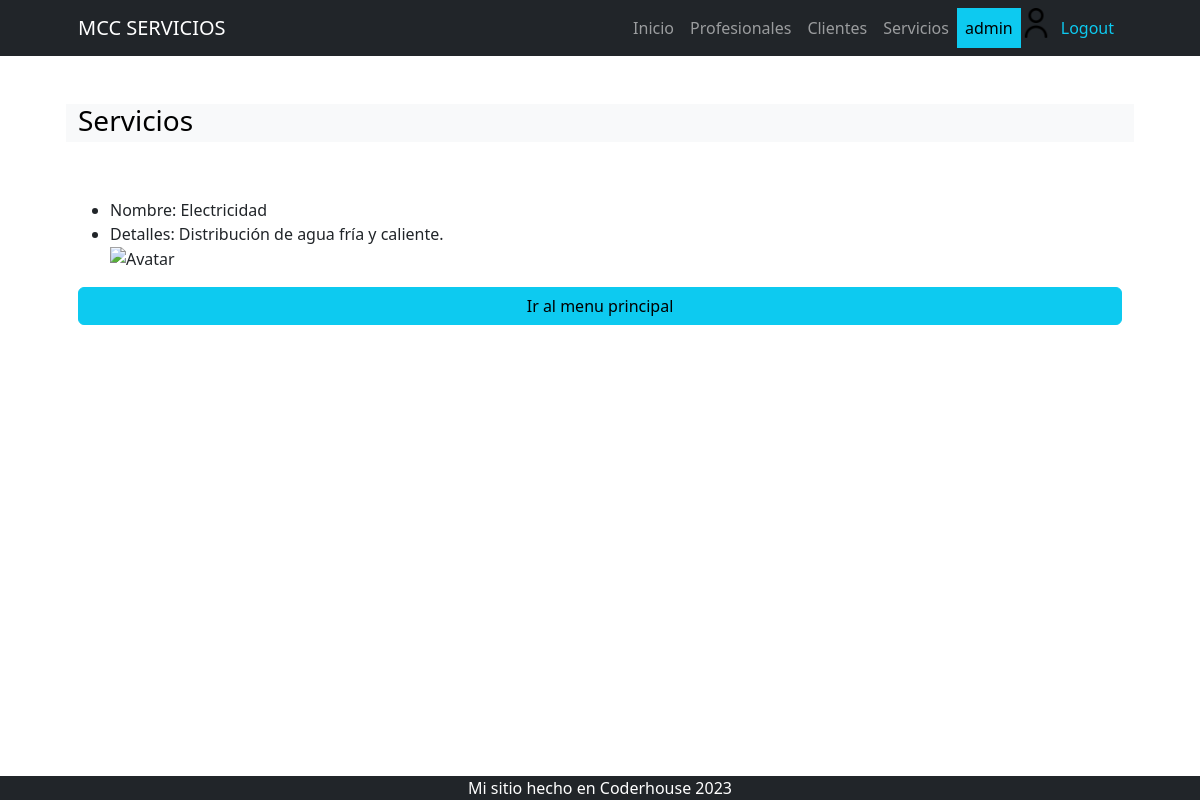
The page /servicio/servicios/detail/11 (signed in) on the database its author committed.
### apps/servicio/models.py (models this page shows, shortened)
class Servicios(models.Model):
    nombre = models.CharField(max_length=200, unique=True)
    descripcion = models.CharField(max_length=250, null=True, blank=True, verbose_name="descripción")
    avatar = models.ImageField(upload_to="avatares",blank=True, null=True)
    class Meta:
        verbose_name = "servicio"
        verbose_name_plural = "servicios"

### apps/servicio/views.py (the view)
# urls.py: path("servicios/detail/<int:pk>", views.ServiciosDetail.as_view(),
class ServiciosDetail(DetailView):
    model = models.Servicios

### apps/servicio/templates/servicio/servicios_detail.html
{% extends 'servicio/index.html' %}
{% block INDEX_TITULO %}
    Servicios
{% endblock INDEX_TITULO %}
{% block INDEX_CONTENIDO %}
    <ul>
        <li>Nombre: {{ object.nombre }} </li>
        <li>Detalles: {{ object.descripcion }} </li>
        <img src="{{ servicio.avatar.url }}" alt="Avatar">
    </ul>
    {% include 'Home/index_back.html' %}
{% endblock INDEX_CONTENIDO %}

### apps/Home/templates/Home/navbar.html (shortened to what this page needs)
{% load static %}
<nav class="navbar navbar-expand-lg navbar-dark bg-dark">
    <div class="container px-5">
        <a class="navbar-brand" href="{% url 'Home:home' %}">MCC SERVICIOS</a>
        <div class="collapse navbar-collapse" id="navbarSupportedContent">
            <ul class="navbar-nav ms-auto mb-2 mb-lg-0">
                <li class="nav-item"><a class="nav-link {% if request.path == "/" %} active {% endif %}" aria-current="page" href="{% url 'Home:home' %}">Inicio</a></li>
                {% if user.is_authenticated %}
                <li class="nav-item"><a class="nav-link {% if request.path == "/profesionista/" %} active  {% endif %}" href="{% url 'profesionista:home' %}">Profesionales</a></li>
                <li class="nav-item"><a class="nav-link {% if request.path == "/cliente/" %} active  {% endif %}" href="{% url 'cliente:home' %}">Clientes</a></li>
                    <li class="nav-item"><a class="nav-link {% if request.path == "/servicio/" %} active  {% endif %}" href="{% url 'servicio:home' %}">Servicios</a></li>
                    <li class="nav-item"><a class="nav-link text-bg-info">{{ user.username }}</a></li>
                    {% if user.profesional.avatar.url %}
                            <li class="nav-item"><img src="{{user.profesional.avatar.url}}" alt="avatar" class="" style="width: 30px;height: 30px;vertical-align: middle;margin-right: 2px; "></li>
                        {% else %}
                            <li class="nav-item"><img src="{% static 'profesionista/usuario.png' %}" alt=""class="" style="width: 30px;height: 30px;vertical-align: middle;margin-right: 2px; "></li>
                    {% endif %}
                    <li class="nav-item"><a class="nav-link text-info" href="{% url 'Home:logout' %}">Logout</a></li>
                {% endif %}
            </ul>
        </div>
    </div>
</nav>

### rows shown on the page
Servicios: nombre "Electricidad", descripcion "Distribución de agua fría y caliente."

### other values the page prints
{{ user.username }} "admin"
